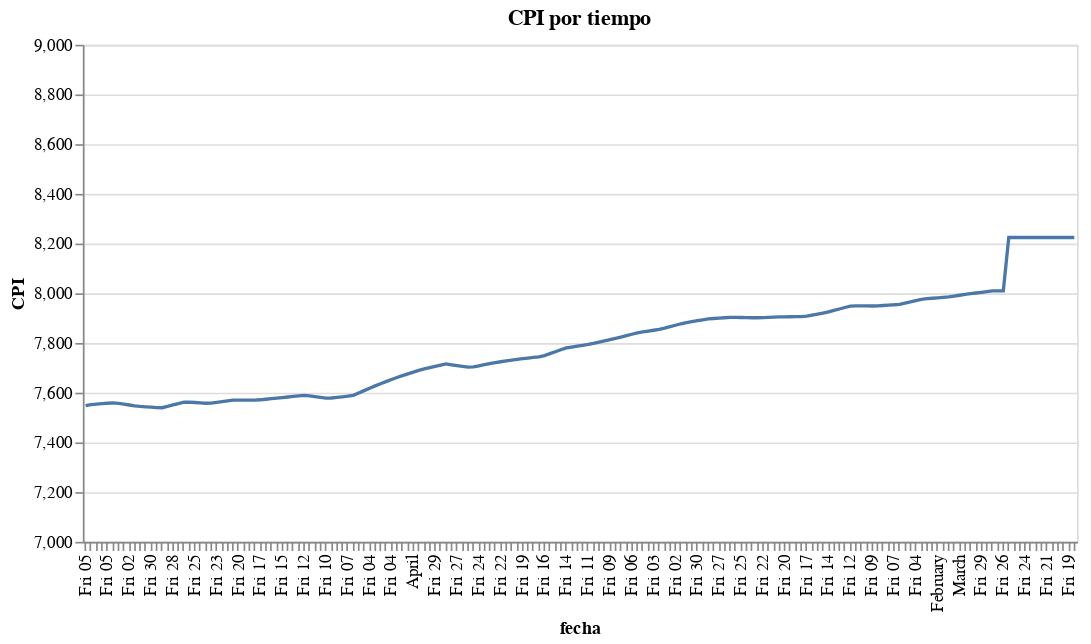

The cell this chart's notebook holds for it:
### Markdown cell above
### CPI por año

### Code cell
df3=pd.DataFrame(df.groupby(["Date"])["CPI"].sum()).reset_index()
df3
nearest = alt.selection(type='single', nearest=True, on='mouseover',fields=["Date"], empty='none')

line = alt.Chart().mark_line().encode(alt.X("Date:T", axis=alt.Axis(title='fecha')),
    alt.Y('CPI:Q', axis=alt.Axis(title='CPI'), sort=alt.SortField(field="CPI",order='descending'), 
          scale=alt.Scale(domain=[7000, 9000])),  tooltip=["Date","CPI"] ) #La leyenda es SIMBOL

selectors = alt.Chart().mark_point().encode(x='Date:T',opacity=alt.value(0),).add_selection(nearest)

points = line.mark_point().encode(
    opacity=alt.condition(nearest, alt.value(1), alt.value(0)))

text = line.mark_text(align='right', dx=5, dy=-25).encode(text=alt.condition(nearest, "CPI",alt.value(' '))
                                                         )

text1 = line.mark_text(align='right', dx=5, dy=-25).encode(text=alt.condition(nearest, "Date",alt.value(' '))
                                                         )

rules = alt.Chart().mark_rule(color='black').encode(x='Date:N',).transform_filter( nearest)

stockChart = alt.layer(line, selectors,points, rules, text,
                       data=df3, 
                       width=600, height=300,title='CPI por tiempo')
#stockChart.save("grafico.png")
stockChart

### Figure 1 — Vega-Lite specification as saved in the notebook (floating-point values rounded to 4 significant figures; data arrays with more than 128 entries replaced by an {"elided": "..."} marker saying what was removed)
{"config": {"view": {"continuousWidth": 400, "continuousHeight": 300}}, "layer": [{"mark": "line", "encoding": {"tooltip": [{"field": "Date", "type": "temporal"}, {"field": "CPI", "type": "quantitative"}], "x": {"axis": {"title": "fecha"}, "field": "Date", "type": "temporal"}, "y": {"axis": {"title": "CPI"}, "field": "CPI", "scale": {"domain": [7000, 9000]}, "sort": {"field": "CPI", "order": "descending"}, "type": "quantitative"}}}, {"mark": "point", "encoding": {"opacity": {"value": 0}, "x": {"field": "Date", "type": "temporal"}}, "selection": {"selector094": {"type": "single", "nearest": true, "on": "mouseover", "fields": ["Date"], "empty": "none"}}}, {"mark": "point", "encoding": {"opacity": {"condition": {"value": 1, "selection": "selector094"}, "value": 0}, "tooltip": [{"field": "Date", "type": "temporal"}, {"field": "CPI", "type": "quantitative"}], "x": {"axis": {"title": "fecha"}, "field": "Date", "type": "temporal"}, "y": {"axis": {"title": "CPI"}, "field": "CPI", "scale": {"domain": [7000, 9000]}, "sort": {"field": "CPI", "order": "descending"}, "type": "quantitative"}}}, {"mark": {"type": "rule", "color": "black"}, "encoding": {"x": {"field": "Date", "type": "nominal"}}, "transform": [{"filter": {"selection": "selector094"}}]}, {"mark": {"type": "text", "align": "right", "dx": 5, "dy": -25}, "encoding": {"text": {"condition": {"field": "CPI", "type": "quantitative", "selection": "selector094"}, "value": " "}, "tooltip": [{"field": "Date", "type": "temporal"}, {"field": "CPI", "type": "quantitative"}], "x": {"axis": {"title": "fecha"}, "field": "Date", "type": "temporal"}, "y": {"axis": {"title": "CPI"}, "field": "CPI", "scale": {"domain": [7000, 9000]}, "sort": {"field": "CPI", "order": "descending"}, "type": "quantitative"}}}], "data": {"name": "data-3e2fc4a534daaa7f5e7ac790f58bad89"}, "height": 300, "title": "CPI por tiempo", "width": 600, "$schema": "https://vega.github.io/schema/vega-lite/v4.17.0.json", "datasets": {"data-3e2fc4a534daaa7f5e7ac790f58bad89": {"elided": "182 records"}}}
